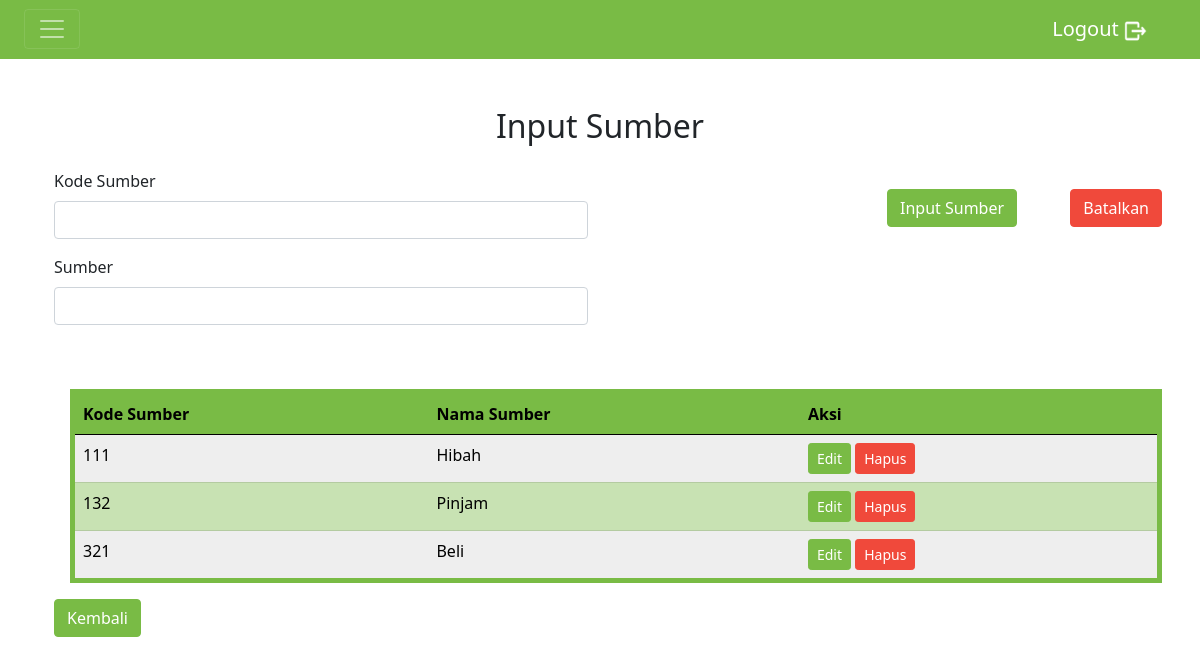
Page /input_sumber.php (signed in) on the committed database.
### tables this page shows
CREATE TABLE `sumber` (
  `kd_sumber` varchar(10) NOT NULL,
  `nama_sumber` varchar(255) NOT NULL
);

### Functions/function_sumber.php (called while the page is built, shortened)
<?php
function show_sumber()
{
    global $koneksi;
    $sql = "SELECT * FROM sumber";
    $result = mysqli_query($koneksi, $sql);
    $data = [];
    while($row = mysqli_fetch_assoc($result)) {
        $data[] = $row;
    }
    return $data;
}
?>

### input_sumber.php (the view, shortened to what this page needs)
<?php
include("config.php");
include("Functions/function_sumber.php");
$data_sumber = show_sumber();
?>
<!DOCTYPE html>
<html lang="en">
<head>
    <link href="https://cdn.jsdelivr.net/npm/bootstrap@5.2.0-beta1/dist/css/bootstrap.min.css" rel="stylesheet"
>
    <link href="Style/style.css" rel="stylesheet">
</head>
<body>
    <section>
        <div class="text-center mt-5">
            <h2>Input Sumber</h2>
        </div>
    </section>
    <section>
        <div class="container my-4">
            <form class="row" method="post" action="Sumber/add_sumber.php">
                <div class="col-lg-6">
                    <div class="mb-3">
                        <label for="kode_sumber" class="form-label">Kode Sumber</label>
                        <input type="text" class="form-control" name="kode_sumber" required>
                    </div>
                    <div class="mb-3">
                        <label for="sumber" class="form-label">Sumber</label>
                        <input type="text" class="form-control" name="nama_sumber" required>
                    </div>
                </div>
                <div class="col-lg-6">
                    <div class="row g-3 align-items-center justify-content-end mt-1">
                        <div class="col-4">
                            <button type="submit" class="btn btn-primary text-white" name="input">Input Sumber</button>
                        </div>
                        <div class="col-2">
                            <button type="reset" class="btn btn-danger text-white">Batalkan</button>
                        </div>
                    </div>
                </div>
            </form>
        </div>
    </section>
    <section>
        <div class="container">
            <table class="col border border-5 mt-5 mx-3 border-primary table table-striped">
                <thead class="table-primary">
                    <tr>
                        <th>Kode Sumber</th>
                        <th>Nama Sumber</th>
                        <th>Aksi</th>
                    </tr>
                </thead>
                <tbody class="table-secondary">
                    <?php
                        foreach ($data_sumber as $row)
                        {
                            echo "<tr>
                                    <td> {$row['kd_sumber']} </td>
                                    <td> {$row['nama_sumber']} </td>
                                    <td>
                                        <a class='btn text-white btn-primary btn-sm' href='update_sumber.php?kode_sumber={$row['kd_sumber']}'>Edit</a>
                                        <a class='btn text-white btn-danger btn-sm' href='Sumber/delete_sumber.php?kode_sumber={$row['kd_sumber']}'>Hapus</a>
                                </td>
                                </tr>";
                        }
                    ?>
                </tbody>
            </table>
            <a href="input_db.php">
                <button class="btn btn-primary text-white">Kembali</button>
            </a>
        </div>
    </section>
</body>
</html>

### rows in the picture
sumber: kd_sumber "111", nama_sumber "Hibah"
sumber: kd_sumber "132", nama_sumber "Pinjam"
sumber: kd_sumber "321", nama_sumber "Beli"
